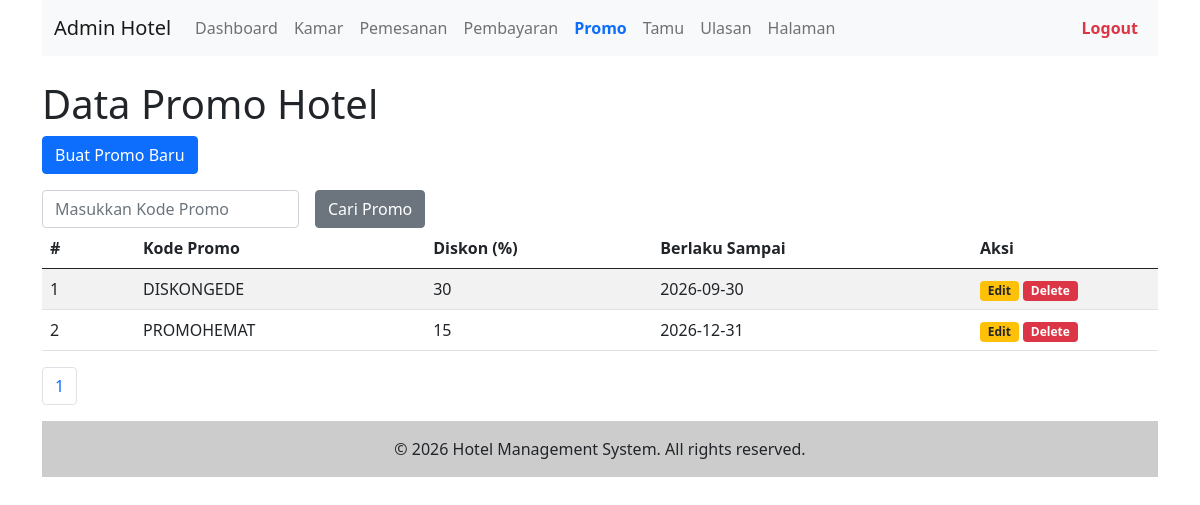
The app's page /admin/promo.php (signed in) with its own data.
### tables this page shows
CREATE TABLE promo (
    id_promo INT AUTO_INCREMENT PRIMARY KEY,
    kode_promo VARCHAR(20) NOT NULL UNIQUE,
    diskon INT NOT NULL,
    berlaku_sampai DATE NOT NULL
);

### admin/promo.php (the view, shortened to what this page needs)
<?php include("inc_header.php") ?>
<?php
$katakunci = (isset($_GET['katakunci'])) ? mysqli_real_escape_string($koneksi, $_GET['katakunci']) : "";
?>
<h1>Data Promo Hotel</h1>
<p>
    <a href="promo_input.php">
        <input type="button" class="btn btn-primary" value="Buat Promo Baru" />
    </a>
</p>
<form class="row g-3" method="get">
    <div class="col-auto">
        <input type="text" class="form-control" placeholder="Masukkan Kode Promo" name="katakunci" value="<?php echo $katakunci ?>" />
    </div>
    <div class="col-auto">
        <input type="submit" name="cari" value="Cari Promo" class="btn btn-secondary" />
    </div>
</form>
<table class="table table-striped">
    <thead>
        <tr>
            <th class="col-1">#</th>
            <th>Kode Promo</th>
            <th>Diskon (%)</th>
            <th>Berlaku Sampai</th>
            <th class="col-2">Aksi</th>
        </tr>
    </thead>
    <tbody>
        <?php
        $sqltambahan = "";
        $per_halaman = 5;
        $sql1   = "select * from promo $sqltambahan";
        $page   = isset($_GET['page'])?(int)$_GET['page']:1;
        $mulai  = ($page > 1) ? ($page * $per_halaman) - $per_halaman : 0;
        $q1     = mysqli_query($koneksi,$sql1);
        $total  = mysqli_num_rows($q1);
        $pages  = ceil($total / $per_halaman);
        $nomor  = $mulai + 1;
        $sql1   = $sql1." order by id_promo desc limit $mulai,$per_halaman";
        $q1     = mysqli_query($koneksi, $sql1);
        while ($r1 = mysqli_fetch_array($q1)) {
        ?>
            <tr>
                <td><?php echo $nomor++ ?></td>
                <td><?php echo $r1['kode_promo'] ?></td>
                <td><?php echo $r1['diskon'] ?></td>
                <td><?php echo $r1['berlaku_sampai'] ?></td>
                <td>
                    <a href="promo_input.php?id=<?php echo $r1['id_promo']?>" class="text-decoration-none">
                        <span class="badge bg-warning text-dark">Edit</span>
                    </a>
                    <a href="promo.php?op=delete&id=<?php echo $r1['id_promo'] ?>" class="text-decoration-none" onclick="return confirm('Yakin mau hapus promo ini?')">
                        <span class="badge bg-danger">Delete</span>
                    </a>
                </td>
            </tr>
        <?php
        }
        ?>
    </tbody>
</table>
<nav aria-label="Page navigation example">
    <ul class="pagination">
        <?php
        $cari = isset($_GET['cari'])? $_GET['cari'] : "";
        for($i=1; $i <= $pages; $i++){
            ?>
            <li class="page-item">
                <a class="page-link" href="promo.php?katakunci=<?php echo $katakunci?>&cari=<?php echo $cari?>&page=<?php echo $i ?>"><?php echo $i ?></a>
            </li>
            <?php
        }
        ?>
    </ul>
</nav>
<?php include("inc_footer.php") ?>

### records on screen
promo: kode_promo "DISKONGEDE", diskon "30", berlaku_sampai "2026-09-30"
promo: kode_promo "PROMOHEMAT", diskon "15", berlaku_sampai "2026-12-31"
